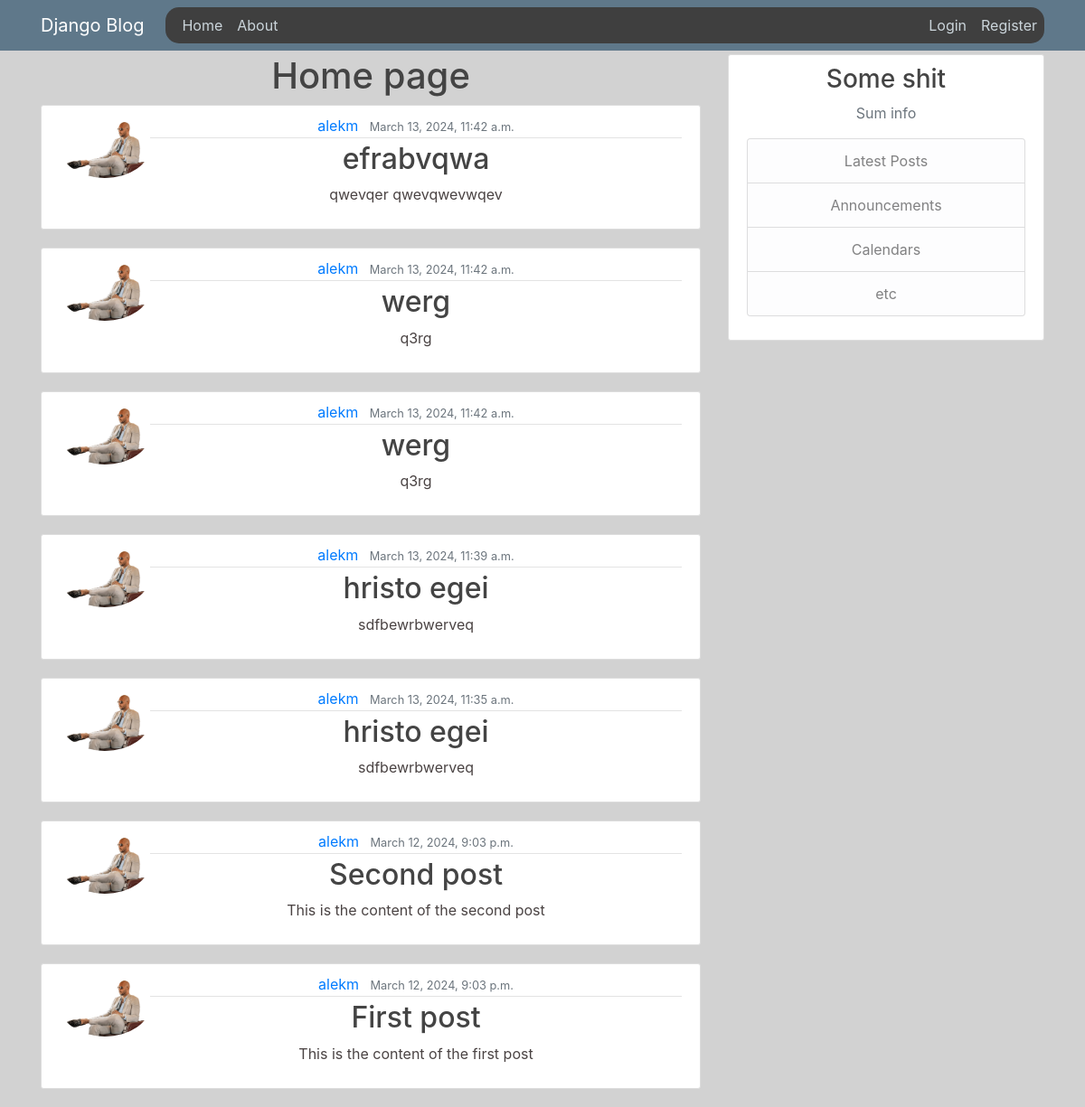
The page / on the database its author committed.
### tutorial_app_name1/models.py (models this page shows, shortened)
class Post (models.Model):
    title = models.CharField(max_length=100)
    content = models.TextField()
    date_posted = models.DateTimeField(default=timezone.now)
    author = models.ForeignKey(User, on_delete= models.CASCADE)

### tutorial_registration/models.py (models this page shows, shortened)
class Profile(models.Model):
    user = models.OneToOneField(User, on_delete=models.CASCADE)
    image = models.ImageField(default='default.jpg', upload_to='profile_pics')

### tutorial_app_name1/views.py (the view)
# urls.py: path('', PostListView.as_view(),name='home-page'),
class PostListView(ListView): #default finction
    model =Post
    template_name = 'tutorial_app_name1/home.html'
    context_object_name = 'posts'
    ordering = ['-date_posted'] # sort and display latest(by date)

### tutorial_app_name1/templates/tutorial_app_name1/home.html (shortened to what this page needs)
{% extends "tutorial_app_name1/common.html" %}
{% block content %}
    <h1>Home page</h1>
    {% for post in posts %}
    <article class="media content-section">
        <img
       class="rounded-circle" src ="{{ post.author.profile.image.url }}" style="max-width: 100px;padding: 0px;margin: 0px;">
        <div class="media-body">
          <div class="article-metadata">
            <a class="mr-2" href="#">{{ post.author }}</a>
            <small class="text-muted">{{ post.date_posted}}</small>
          </div>
          <h2><a class="article-title" href="{% url 'post-detail' post.id %}">{{ post.title }}</a></h2>
          <p class="article-content" style="color: rgba(36, 28, 28, 0.826);">{{ post.content }}</p>
        </div>
      </article>
    {% endfor %}
{% endblock content %}

### tutorial_app_name1/templates/tutorial_app_name1/common.html (shortened to what this page needs)
{% load static %}
<!DOCTYPE html>
<html lang="en">
<head>
    <link rel="stylesheet" href="https://cdn.jsdelivr.net/npm/bootstrap@4.4.1/dist/css/bootstrap.min.css">
    <link rel="stylesheet" type="text/css" href="{% static 'tutorial_app_name1/main.css' %}">
</head>
<body style="background-color: rgb(210, 210, 210); margin-top: 60px;color: aliceblue;align-items: center;text-align: center;">
    <header class="site-header">
        <nav class="navbar navbar-expand-md navbar-dark bg-steel fixed-top">
          <div class="container">
            <a class="navbar-brand mr-4" href="/">Django Blog</a>
            <div class="collapse navbar-collapse" id="navbarToggle" style="background-color: rgb(63, 63, 63); border-radius: 15px; padding-left: 10px;">
              <div class="navbar-nav mr-auto">
                <a class="nav-item nav-link" href="/">Home</a>
                <a class="nav-item nav-link" href="/about">About</a>
              </div>
              <div class="navbar-nav">
                {% if user.is_authenticated %}
                  <a class="nav-item nav-link" href="/post/new">Create a post</a>
                  <a class="nav-item nav-link" href="/logout">Logout</a>
                  <a class="nav-item nav-link" href="/profile">
                  Profile
                  </a>
                {% else %}
                  <a class="nav-item nav-link" href="/login">Login</a>
                  <a class="nav-item nav-link" href="/register">Register</a>
                  {% endif %}
              </div>
            </div>
          </div>
        </nav>
      </header>
      <main role="main" class="container">
        <div class="row">
          <div class="col-md-8">
            {% block content %}{% endblock %}
          </div>
          <div class="col-md-4">
            <div class="content-section">
              <h3>Some shit</h3>
              <p class='text-muted'>Sum info</p>
                <ul class="list-group">
                  <li class="list-group-item list-group-item-light">Latest Posts</li>
                  <li class="list-group-item list-group-item-light">Announcements</li>
                  <li class="list-group-item list-group-item-light">Calendars</li>
                  <li class="list-group-item list-group-item-light">etc</li>
                </ul>
            </div>
          </div>
        </div>
      </main>
</body>
</html>

### tutorial_app_name1/static/tutorial_app_name1/main.css (style rules this page uses)
body { background: #fafafa; color: #333333; margin-top: 5rem; }
h1, h2, h3, h4, h5, h6 { color: #444444; }
ul { margin: 0; }
.bg-steel { background-color: #5f788a; }
.site-header .navbar-nav .nav-link { color: #cbd5db; }
.content-section { background: #ffffff; padding: 10px 20px; border: 1px solid #dddddd; border-radius: 3px; margin-bottom: 20px; }
.article-title { color: #444444; }
.article-content { white-space: pre-line; }
.article-metadata { padding-bottom: 1px; margin-bottom: 4px; border-bottom: 1px solid #e3e3e3 }

### rows shown on the page
Post: author.profile.image (picture), author "alekm", date_posted "March 13, 2024, 11:42 a.m.", title "efrabvqwa", content "qwevqer qwevqwevwqev"
Post: author.profile.image (picture), author "alekm", date_posted "March 13, 2024, 11:42 a.m.", title "werg", content "q3rg"
Post: author.profile.image (picture), author "alekm", date_posted "March 13, 2024, 11:42 a.m.", title "werg", content "q3rg"
Post: author.profile.image (picture), author "alekm", date_posted "March 13, 2024, 11:39 a.m.", title "hristo egei", content "sdfbewrbwerveq"
Post: author.profile.image (picture), author "alekm", date_posted "March 13, 2024, 11:35 a.m.", title "hristo egei", content "sdfbewrbwerveq"
Post: author.profile.image (picture), author "alekm", date_posted "March 12, 2024, 9:03 p.m.", title "Second post", content "This is the content of the second post"
Post: author.profile.image (picture), author "alekm", date_posted "March 12, 2024, 9:03 p.m.", title "First post", content "This is the content of the first post"
